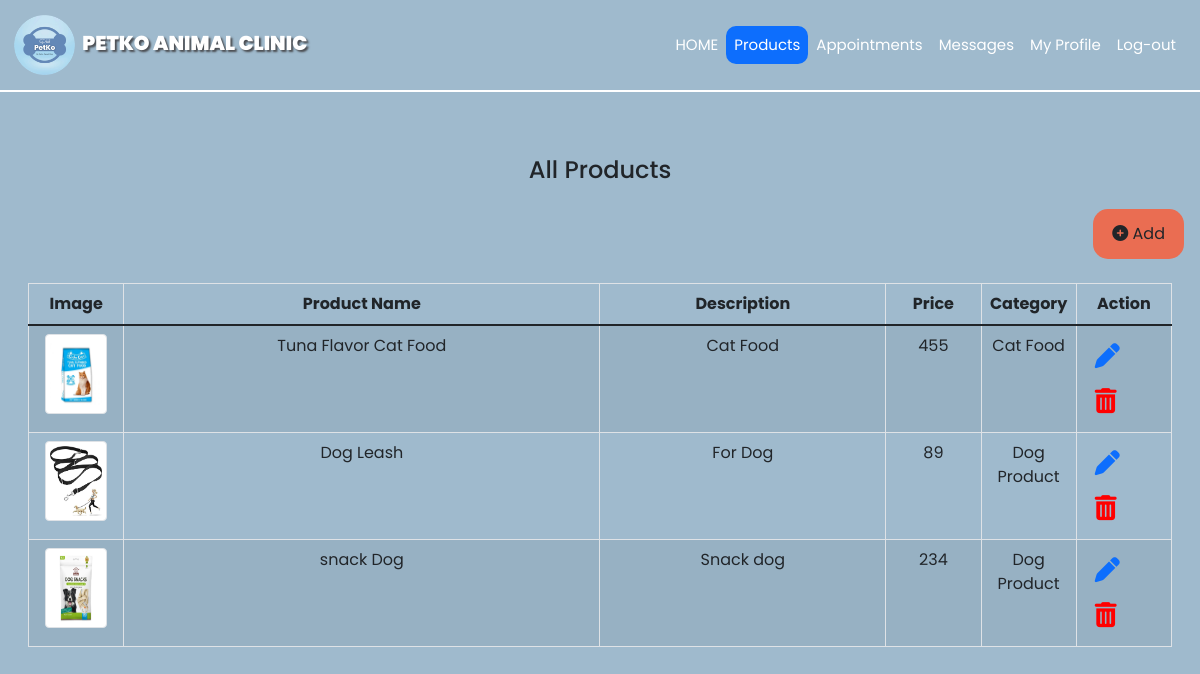
/employee-menu.php (signed in), run on an earlier commit of the app's database.
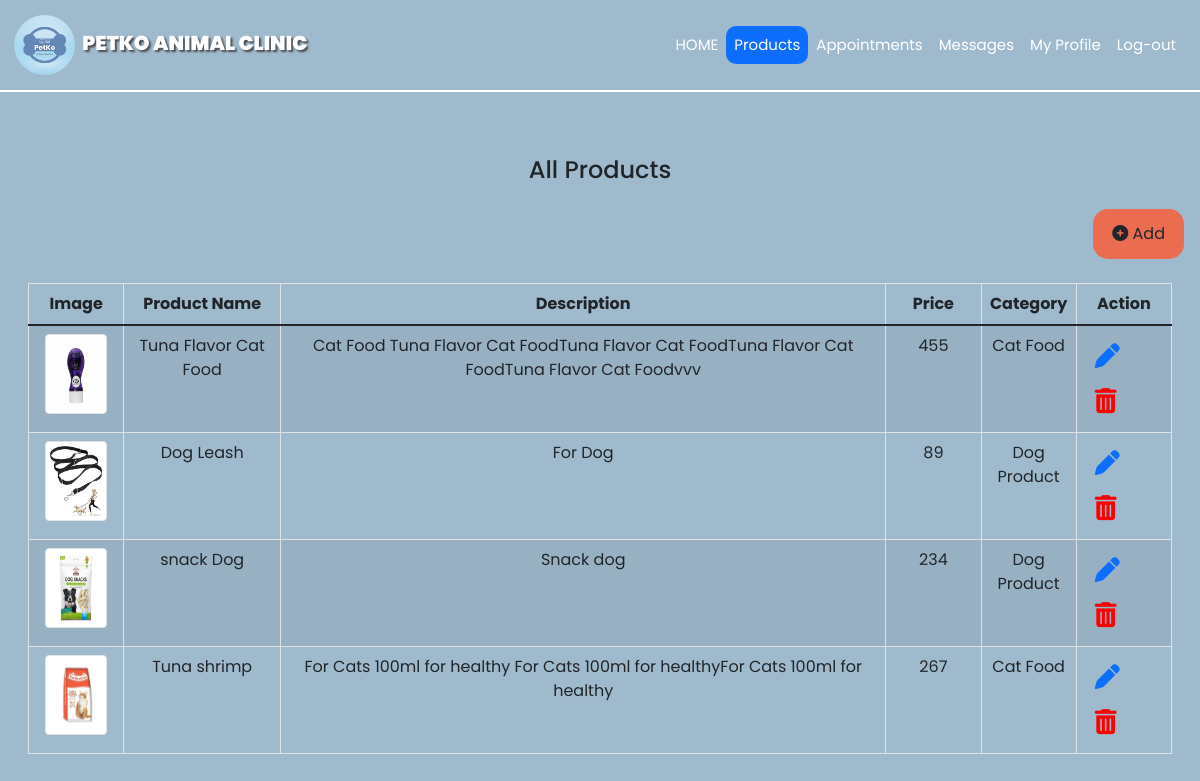
And on a later commit of the database.
### tables this page shows
CREATE TABLE `admin_menu` (
  `Menu_id` int(11) NOT NULL,
  `Menu_name` varchar(255) NOT NULL,
  `Menu_description` varchar(255) NOT NULL,
  `Menu_price` double NOT NULL,
  `Menu_category` varchar(255) NOT NULL,
  `Menu_dir` varchar(255) NOT NULL,
  `Menu_filename` varchar(255) NOT NULL
);

### employee-menu.php (the view, shortened to what this page needs)
<?php
   require('php/connection.php');
  $querymenu = "SELECT * FROM admin_menu";
  $resultmenu = mysqli_query($con, $querymenu);
?>
<!DOCTYPE html>
<html lang="en">
<head>
    <link rel="stylesheet" type="text/css" href="css/styles.css">
    <link rel="stylesheet" href="https://cdn.jsdelivr.net/npm/bootstrap-icons@1.5.0/font/bootstrap-icons.css">
    <link href="https://cdn.jsdelivr.net/npm/bootstrap@5.1.1/dist/css/bootstrap.min.css" rel="stylesheet"
>
</head>
<body style="background:  #9FBACD;">
    <nav class="navbar navbar-expand-lg navbar-light ; ">
        <div class="container-fluid">
            <a class="navbar-brand" href="#">
                <img src="asset/petko logo.png" alt="Logo" class="logo" />
                <span style="text-shadow: 2px 2px 2px  rgba(49, 44, 44, 0.767);" class="text-white"><b>PETKO ANIMAL
                        CLINIC</b></span>
            </a>
        </div>
        <div class="collapse navbar-collapse me-3" id="navbarScroll">
            <ul class="navbar-nav me-auto my-0 my-lg-0 " style="--bs-scroll-height: 100px;">
                <div class="text-nowrap">
                    <li class="nav-item">
                        <a class="nav-link text-white  " style="border-radius:10px;" aria-current="page"
                            href="employee-dashboard.php">HOME</a>
                    </li>
                </div>
                <div class="text-nowrap">
                    <li class="nav-item">
                        <a class="nav-link text-white bg-primary" href="employee-menu.php">Products</a>
                    </li>
                </div>
                <div class="text-nowrap">
                    <li class="nav-item">
                        <a class="nav-link text-white" href="appointment.php">Appointments</a>
                    </li>
                </div>
                <div class="text-nowrap">
                    <li class="nav-item">
                        <a class="nav-link text-white" href="messages.php">Messages</a>
                    </li>
                </div>
                <div class="text-nowrap">
                    <li class="nav-item">
                        <a class="nav-link text-white" href="employee-dashboard.php">My Profile</a>
                    </li>
                </div>
                <div class="text-nowrap">
                    <li class="nav-item">
                        <a class="nav-link text-white" href="employee.php">Log-out</a>
                    </li>
                </div>
            </ul>
        </div>
    </nav>
    <div class="container-xl-fluid mt-5 mb-5">
        <div class="px-3">
            <h4 class="text-center c-white py-3">All Products</h4>
            <div class="d-flex flex-row-reverse">
                <button type="button" class="btn bg-button"
                    style="background: #EA6D52; border-radius: 15px; border-width: 7px;" data-bs-toggle="modal"
                    data-bs-target="#staticBackdrop"><i class="fa-solid fa-circle-plus "></i>
                    Add
                </button>
            </div>
            <div class="container-fluid mt-4">
                <table class="table table-striped table table-bordered">
                    <thead>
                        <tr>
                            <div class="row">
                                <th scope="col" style="text-align: center;">
                                    <div class="col">Image</div>
                                </th>
                                <th scope="col" style="text-align: center;">
                                    <div class="col">Product Name</div>
                                </th>
                                <th scope="col" style="text-align: center;">
                                    <div class="col">Description</div>
                                </th>
                                <th scope="col" style="text-align: center;">
                                    <div class="col">Price</div>
                                </th>
                                <th scope="col" style="text-align: center;">
                                    <div class="col">Category</div>
                                </th>
                                <th scope="col" style="text-align: center;">
                                    <div class="col">Action</div>
                                </th>
                        </tr>
                    </thead>
                    <?php while($rowmenu =  mysqli_fetch_array($resultmenu)){ ?>
                    <tr>
                        <td class="col-1" style="text-align: center;">
                            <div class="col">
                                <a href="Petkoproj/<?php echo $rowmenu['Menu_dir']; ?>" class="fancybox "
                                    rel="ligthbox">
                                    <img src=" asset/menu/<?php echo $rowmenu['Menu_filename']; ?> "
                                        class="zoom img-thumbnail img-responsive images_menu"></a>
                            </div>
                        </td>
                        <td style="text-align: center;">
                            <div class="col">
                                <?php echo $rowmenu['Menu_name']; ?></div>
                        </td>
                        <td style="text-align: center;">
                            <div class="col">
                                <?php echo $rowmenu['Menu_description']; ?></div>
                        </td>
                        <td class="col-1" style="text-align: center;">
                            <div class="col">
                                <?php echo $rowmenu['Menu_price']; ?></div>
                        </td>
                        <td class="col-1" style="text-align: center;">
                            <div class="col">
                                <?php echo $rowmenu['Menu_category']; ?></div>
                        </td>
                        <td class="col-1">
                            <div class="col">
                                <a class="text-decoration-none c-green update"
                                    data-id="<?php echo $rowmenu['Menu_id']; ?>">
                                    <i class="fa-solid fa-pen" style="font-size:25px; padding: 10px"></i>
                                </a>
                                <a href="php/menu-process.php?id=<?php echo $rowmenu['Menu_id'];?>">
                                    <i class="fa-solid fa-trash-can"
                                        style="font-size:25px; color:red; padding: 10px"></i>
                                </a>
                            </div>
                        </td>
                        <?php } ?>
</body>
</html>

### css/styles.css (style rules this page uses)
* { font-family: 'Poppins', sans-serif; }
body { background: #9FBACD; }
.logo { width:22%; height:8vh; }
.navbar { background: #9FBACD; border-bottom: 2px solid white; }
.navbar-brand { font-family: 'Gothic A1', sans-serif; font-size: 20px; font-weight: bold; }
.nav-item { font-family: 'Gothic A1', sans-serif; font-size: 15px; }
.nav-link { border-radius: 10px; }
.bg-button { background:#EA6D52; }
* { padding: 0; margin: 0; }

### employee-menu.php (style rules this page uses)
@media only screen and (min-width:1115px) { .images_menu { width: 80%; height: 10vh; } }

What changed in the data, as far as the page shows it:
changed admin_menu "Tuna Flavor Cat Food": Menu_filename: a different picture; Menu_description "Cat Food" → "Cat Food Tuna Flavor Cat FoodTuna Flavor Cat FoodTuna Flavor Cat FoodTuna Flavor Cat Foodvvv"
added admin_menu: Menu_filename (picture), Menu_name "Tuna shrimp", Menu_description "For Cats 100ml for healthy For Cats 100ml for healthyFor Cats 100ml for healthy", Menu_price "267", Menu_category "Cat Food"
